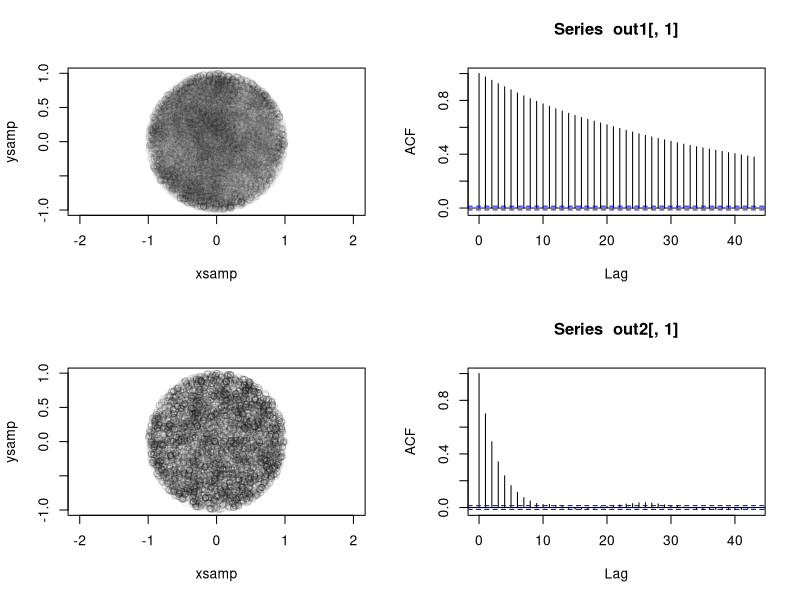
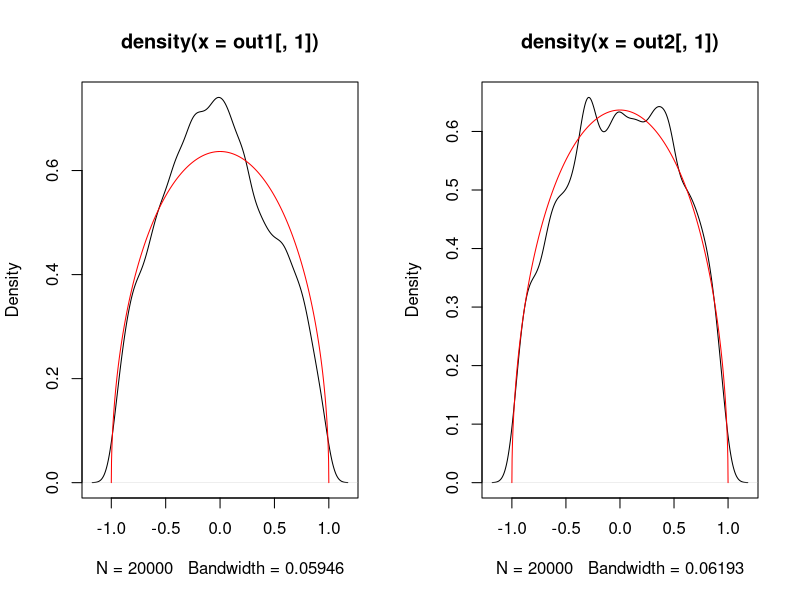

These charts were generated, in order, by the following R code:
###########################################
## MCMC samples from a uniform distribution
## within a circle
###########################################
set.seed(1)
unif_circle <- function(T, start, h)
{
  xsamp <- numeric(length = T)
  ysamp <- numeric(length = T)

  xsamp[1] <- start[1]   # starting values
  ysamp[1] <- start[2]
  
  acc <- 0
  for(i in 2:T)
  {
    propx <- xsamp[i-1] + runif(1, -h, h)   #uniform square proposal
    propy <- ysamp[i-1] + runif(1, -h, h)
    
    if((propx^2 + propy^2) < 1)
    {
      xsamp[i] <- propx   #both are accepted together
      ysamp[i] <- propy
      acc <- acc + 1
    } else
    {
      xsamp[i] <- xsamp[i-1]
      ysamp[i] <- ysamp[i-1]
    }
  }  
  print(paste("Acceptance prob = ", acc/T))
  return(cbind(xsamp, ysamp))
}

par(mfrow = c(2,2))
T <- 2e4
out1 <- unif_circle(T = T, start = c(.2, .6), h = .2)  # too high acceptance
plot(out1, col = rgb(0,0,0, alpha = .03), asp = 1)  # loos like more or less uniform except the corners
acf(out1[,1])

## again with a larger box to reduce acceptance
out2 <- unif_circle(T = T, start = c(.2, .6), h = 1.5)  # should be between .25 and .44
plot(out2, col = rgb(0,0,0, alpha = .03), asp = 1)  # loos like more or less uniform. Since more rejections, the points are darker
acf(out2[,1])


par(mfrow = c(1,2))
# Seeing marginal distribution distribution. We know that
# the marginal pdf of x is f(x) = 2sqrt(1-x^2)/pi
x <- seq(-1, 1, length = 1e3)
plot(density(out1[,1]))
lines(x, 2*sqrt(1-x^2)/pi, col = "red")

plot(density(out2[,1]))
lines(x, 2*sqrt(1-x^2)/pi, col = "red")

#########
# One thing you can see is that it is difficult to verify and visualize
# a distribution in 2 or more dimensions. What if we didn't know the marginal of x
# then we wouldn't know how well we are doing.
